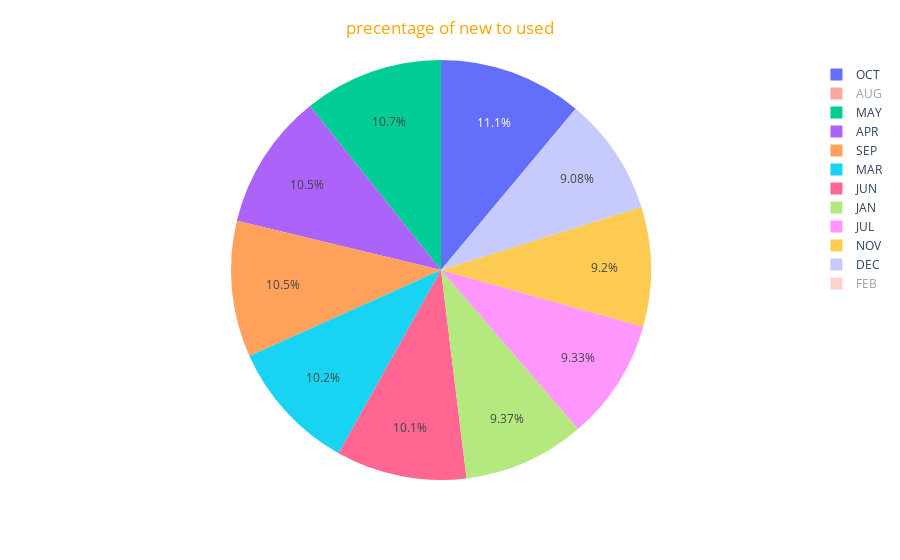

Here is the notebook cell this chart was saved with:
### Code cell
fig22 = px.pie(names = data2002["Month"], values=data2002["Total Sales Used"])
fig22.update_layout(title="precentage of new to used", title_font=dict(color="orange"),
                 title_x=0.5, title_y=0.96)

### Figure 1 — Plotly figure (JSON) as saved in the notebook; plotly's stock layout.template omitted (floating-point values rounded to 4 significant figures)
{"data": [{"domain": {"x": [0, 1], "y": [0, 1]}, "hovertemplate": "label=%{label}<br>value=%{value}<extra></extra>", "labels": ["JAN", "FEB", "MAR", "APR", "MAY", "JUN", "JUL", "AUG", "SEP", "OCT", "NOV", "DEC"], "legendgroup": "", "name": "", "showlegend": true, "type": "pie", "values": [386481929, 361353242, 419385387, 433061150, 442569410, 414731166, 384673023, 455453720, 432112270, 456738532, 379196575, 374453368]}], "layout": {"autosize": true, "hiddenlabels": ["AUG", "FEB"], "legend": {"tracegroupgap": 0}, "margin": {"t": 60}, "title": {"font": {"color": "orange"}, "text": "precentage of new to used", "x": 0.5, "y": 0.96}}}
